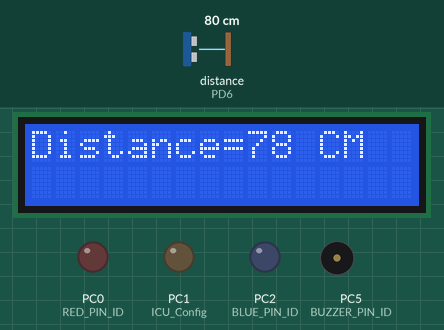
Bench run of a program on a simulated ATmega32, built with avr-gcc and emulated at 16 MHz. Parts: 16×2 character LCD, output pins drawn as LEDs (lit = HIGH), buzzer (waves = sounding, pin HIGH). Wiring (inferred from the names in the program): ultrasonic range finder: trigger PD7; echo PD6; character LCD (HD44780): RS PA1; E PA2; data PA3, PA4, PA5, PA6. Inputs (shaded band) come from the test bench; at power-on: distance to the obstacle (sensor on PD6) 80 cm. The echo pulse lasts 58.3 µs per cm; pins used as bus, display or sensor lines are not drawn.

Above: at 1.2 s.
1.3 s: distance to the obstacle (sensor on PD6) set to 9 cm
At 2.0 s:
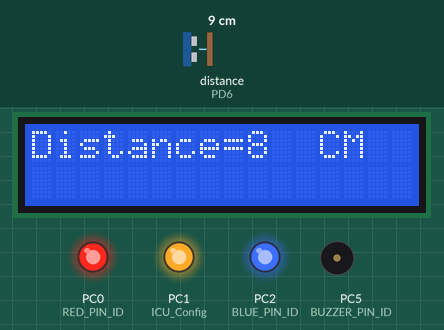
3.0 s: distance to the obstacle (sensor on PD6) set to 13 cm
At 3.9 s:
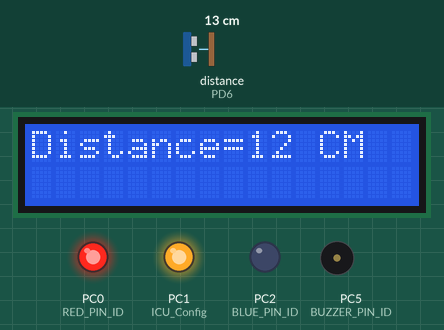
4.6 s: distance to the obstacle (sensor on PD6) set to 18 cm
At 5.5 s:
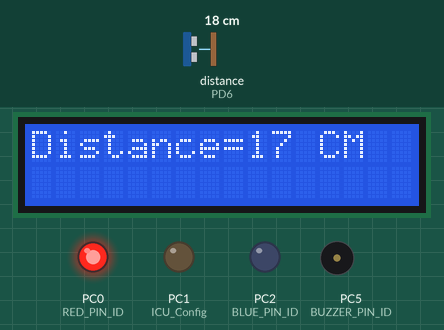
Timing chart, 0 to 7.6 s (numbered marks = the images above; inputs shaded):
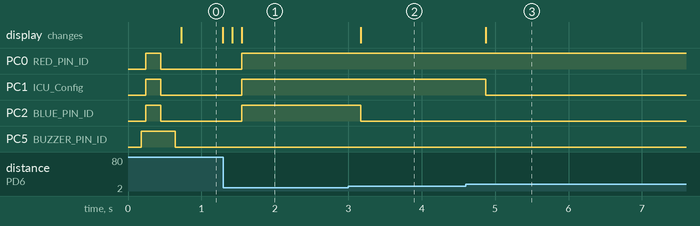

Measured:
- the behaviour switches between 11 and 12 cm on distance to the obstacle (sensor on PD6) (found by bisection; images 1 and 2)
- after the input at 1.3 s, PC0 (RED_PIN_ID), PC1 (ICU_Config), PC2 (BLUE_PIN_ID): LOW → HIGH after 0.25 s; the display: first differs from a run without the input after 0.25 s (image 1)
- after the input at 3.0 s, PC2 (BLUE_PIN_ID): HIGH → LOW after 0.17 s; the display: changes after 0.17 s (image 2)
- after the input at 4.6 s, PC1 (ICU_Config): HIGH → LOW after 0.28 s; the display: changes after 0.28 s (image 3)

The program:

Main.c
```c
#include <avr/io.h>
#include "common_macros.h"
#include <util/delay.h>
#include "gpio.h"
#include "BUZZER.h"
#include "lcd.h"
#include "LED.h"
#include "std_types.h"
#include "icu.h"
#include "ultrasonic.h"


int main(void)
{
	SET_BIT(SREG,7);
	LCD_init();               // Initialize the LCD
	Buzzer_init();            // Initialize the buzzer
	LEDS_init();              // Initialize the LEDs
	Ultrasonic_init();        // Initialize the Ultrasonic

	uint16 Distance = 0; // Variable to store distance read by the ultrasonic sensor

	LCD_displayString("Distance=   CM");

	while(1)
	{
		/* Read the distance from the ultrasonic sensor */
		Distance = Ultrasonic_readDistance();


		if (Distance > 100)
		{
			/* If the distance is more than 100 cm, display it directly */
			LCD_moveCursor(0,9);
			LCD_intgerToString(Distance);
		}
		else
		{
			LCD_moveCursor(0,9);
			LCD_intgerToString(Distance);
			// Clear the next character on the LCD if present
			LCD_displayCharacter(' ');
		}


		/* Check for dangerous proximity (distance <= 5 cm) */
		if(Distance <= 5)
		{
			Buzzer_on();
			LCD_moveCursor(1,6);
			LCD_displayString("STOP");
			/* Keep blinking the LEDs and refreshing the distance until the obstacle is removed */
			while (Distance <= 5)
			{
				Distance = Ultrasonic_readDistance();
				LCD_moveCursor(0,9);
				LCD_intgerToString(Distance);
				LED_on(0);
				LED_on(1);
				LED_on(2);
				_delay_ms(200);
				LED_off(0);
				LED_off(1);
				LED_off(2);
				_delay_ms(200);
			}
			/* Once the distance is safe, turn off the buzzer and LEDs */
			Buzzer_off();
			LED_off(0);
			LED_off(1);
			LED_off(2);
			/* Clear the STOP message on the LCD */
			LCD_moveCursor(1,0);
			LCD_displayString("                ");
		}
		/* If the distance is between 6 and 10 cm */
		else if(Distance <= 10)
		{
			LED_on(0);
			LED_on(1);
			LED_on(2);
		}
		/* If the distance is between 11 and 15 cm */
		else if(Distance <= 15)
		{
			LED_on(0);
			LED_on(1);
			LED_off(2);
		}
		/* If the distance is between 16 and 20 cm */
		else if(Distance <= 20)
		{
			LED_on(0);
			LED_off(1);
			LED_off(2);
		}
		/* If the distance is more than 20 cm */
		else
		{
			LED_off(0);
			LED_off(1);
			LED_off(2);
		}

		/* Add a small delay for stability */
		_delay_ms(100);

	}


}
```

BUZZER.c
```c
#include "BUZZER.h"  // Include the header for buzzer functionality
#include "gpio.h"    // Include the GPIO (General Purpose Input/Output) header

// Function to initialize the buzzer
void Buzzer_init(void)
{
	// Set the direction of the buzzer pin to output
	GPIO_setupPinDirection(BUZZER_PORT_ID, BUZZER_PIN_ID, PIN_OUTPUT);

	// Initialize the buzzer pin to low (buzzer off)
	GPIO_writePin(BUZZER_PORT_ID, BUZZER_PIN_ID, LOGIC_LOW);
}

// Function to turn the buzzer on
void Buzzer_on(void)
{
	// Set the buzzer pin to high to activate the buzzer
	GPIO_writePin(BUZZER_PORT_ID, BUZZER_PIN_ID, LOGIC_HIGH);
}

// Function to turn the buzzer off
void Buzzer_off(void)
{
	// Set the buzzer pin to low to deactivate the buzzer
	GPIO_writePin(BUZZER_PORT_ID, BUZZER_PIN_ID, LOGIC_LOW);
}
```

BUZZER.h
```c
#ifndef BUZZER_H_  // Include guard to prevent multiple inclusions
#define BUZZER_H_

#include "std_types.h"  // Include standard types header for type definitions

/*******************************************************************************
 *                                Definitions                                  *
 *******************************************************************************/

// Define the port and pin ID for the buzzer
#define BUZZER_PORT_ID      PORTC_ID  // Port where the buzzer is connected
#define BUZZER_PIN_ID       PIN5_ID    // Pin ID for the buzzer

/*******************************************************************************
 *                      Functions Prototypes                                   *
 *******************************************************************************/

// Function to initialize the buzzer
void Buzzer_init(void);

// Function to turn the buzzer on
void Buzzer_on(void);

// Function to turn the buzzer off
void Buzzer_off(void);

#endif /* BUZZER_H_ */  // End of include guard
```

LED.c
```c
#include "LED.h"   // Include the header for LED functionality
#include "gpio.h"  // Include the header for GPIO (General Purpose Input/Output) functionality

// Function to initialize the LED pins
void LEDS_init(void)
{
	// Set the direction of each LED pin to output
	GPIO_setupPinDirection(LED_PORT_ID, RED_PIN_ID, PIN_OUTPUT);
	GPIO_setupPinDirection(LED_PORT_ID, GREEN_PIN_ID, PIN_OUTPUT);
	GPIO_setupPinDirection(LED_PORT_ID, BLUE_PIN_ID, PIN_OUTPUT);

	// Initialize all LEDs to OFF state based on the defined logic
#ifdef LOGIC_POSITIVE
	{
		GPIO_writePin(LED_PORT_ID, RED_PIN_ID, LOGIC_LOW);   // Turn off red LED
		GPIO_writePin(LED_PORT_ID, GREEN_PIN_ID, LOGIC_LOW); // Turn off green LED
		GPIO_writePin(LED_PORT_ID, BLUE_PIN_ID, LOGIC_LOW);  // Turn off blue LED
	}
#else
	{
		GPIO_writePin(LED_PORT_ID, RED_PIN_ID, LOGIC_HIGH);  // Turn off red LED (LOGIC NEGATIVE)
		GPIO_writePin(LED_PORT_ID, GREEN_PIN_ID, LOGIC_HIGH); // Turn off green LED (LOGIC NEGATIVE)
		GPIO_writePin(LED_PORT_ID, BLUE_PIN_ID, LOGIC_HIGH);  // Turn off blue LED (LOGIC NEGATIVE)
	}
#endif
}

// Function to turn on a specific LED
void LED_on(LED_ID id)
{
	switch (id) {
	case LED_RED:
#ifdef LOGIC_POSITIVE
		GPIO_writePin(LED_PORT_ID, RED_PIN_ID, LOGIC_HIGH); // Turn on red LED
#else
		GPIO_writePin(LED_PORT_ID, RED_PIN_ID, LOGIC_LOW);  // Turn on red LED (LOGIC NEGATIVE)
#endif
		break;
	case LED_GREEN:
#ifdef LOGIC_POSITIVE
		GPIO_writePin(LED_PORT_ID, GREEN_PIN_ID, LOGIC_HIGH); // Turn on green LED
#else
		GPIO_writePin(LED_PORT_ID, GREEN_PIN_ID, LOGIC_LOW);  // Turn on green LED (LOGIC NEGATIVE)
#endif
		break;
	case LED_BLUE:
#ifdef LOGIC_POSITIVE
		GPIO_writePin(LED_PORT_ID, BLUE_PIN_ID, LOGIC_HIGH); // Turn on blue LED
#else
		GPIO_writePin(LED_PORT_ID, BLUE_PIN_ID, LOGIC_LOW);  // Turn on blue LED (LOGIC NEGATIVE)
#endif
		break;
	default:
		// Handle invalid LED_ID if necessary
		break;
	}
}

// Function to turn off a specific LED
void LED_off(LED_ID id)
{
	switch (id) {
	case LED_RED:
#ifdef LOGIC_POSITIVE
		GPIO_writePin(LED_PORT_ID, RED_PIN_ID, LOGIC_LOW);  // Turn off red LED
#else
		GPIO_writePin(LED_PORT_ID, RED_PIN_ID, LOGIC_HIGH); // Turn off red LED (LOGIC NEGATIVE)
#endif
		break;
	case LED_GREEN:
#ifdef LOGIC_POSITIVE
		GPIO_writePin(LED_PORT_ID, GREEN_PIN_ID, LOGIC_LOW);  // Turn off green LED
#else
		GPIO_writePin(LED_PORT_ID, GREEN_PIN_ID, LOGIC_HIGH); // Turn off green LED (LOGIC NEGATIVE)
#endif
		break;
	case LED_BLUE:
#ifdef LOGIC_POSITIVE
		GPIO_writePin(LED_PORT_ID, BLUE_PIN_ID, LOGIC_LOW);  // Turn off blue LED
#else
		GPIO_writePin(LED_PORT_ID, BLUE_PIN_ID, LOGIC_HIGH); // Turn off blue LED (LOGIC NEGATIVE)
#endif
		break;
	default:
		// Handle invalid LED_ID if necessary
		break;
	}
}
```

LED.h
```c
#ifndef LED_DRIVER_H  // Include guard to prevent multiple inclusions
#define LED_DRIVER_H

#include "std_types.h"  // Include standard types header for type definitions

/*******************************************************************************
 *                                Definitions                                  *
 *******************************************************************************/

// Define the port and pin IDs for the LEDs
#define LED_PORT_ID      PORTC_ID    // Port where LEDs are connected
#define RED_PIN_ID       PIN0_ID      // Pin ID for the red LED
#define GREEN_PIN_ID     PIN1_ID      // Pin ID for the green LED
#define BLUE_PIN_ID      PIN2_ID      // Pin ID for the blue LED
#define LOGIC_POSITIVE   // Define logic for LED operation (positive logic)

/*******************************************************************************
 *                               Types Declaration                             *
 *******************************************************************************/

// Enumeration for LED IDs
typedef enum
{
	LED_RED,     // Identifier for the red LED
	LED_GREEN,   // Identifier for the green LED
	LED_BLUE,    // Identifier for the blue LED
	LED_COUNT    // Total number of LEDs (can be used for array sizes)
} LED_ID;

/*******************************************************************************
 *                      Functions Prototypes                                   *
 *******************************************************************************/

// Function to initialize the LED driver
void LEDS_init(void);

// Function to turn on a specified LED
void LED_on(LED_ID id);

// Function to turn off a specified LED
void LED_off(LED_ID id);

#endif // LED_DRIVER_H  // End of include guard
```

icu.c
```c
#include "icu.h"
#include "common_macros.h" /* To use the macros like SET_BIT */
#include <avr/io.h> /* To use ICU/Timer1 Registers */
#include <avr/interrupt.h> /* For ICU ISR */

/*******************************************************************************
 *                           Global Variables                                  *
 *******************************************************************************/

/* Global variables to hold the address of the call back function in the application */
static volatile void (*g_callBackPtr)(void) = NULL_PTR;

/*******************************************************************************
 *                       Interrupt Service Routines                            *
 *******************************************************************************/

ISR(TIMER1_CAPT_vect)
{
	if(g_callBackPtr != NULL_PTR)
	{
		/* Call the Call Back function in the application after the edge is detected */
		(*g_callBackPtr)(); /* another method to call the function using pointer to function g_callBackPtr(); */
	}
}

/*******************************************************************************
 *                      Functions Definitions                                  *
 *******************************************************************************/
/*
 * Description : Function to initialize the ICU driver
 * 	1. Set the required clock.
 * 	2. Set the required edge detection.
 * 	3. Enable the Input Capture Interrupt.
 * 	4. Initialize Timer1 Registers
 */
void ICU_init(const ICU_ConfigType * Config_Ptr)
{
	/* Configure ICP1/PD6 as i/p pin */
	DDRD &= ~(1<<PD6);

	/* Timer1 always operates in Normal Mode */
	TCCR1A = (1<<FOC1A) | (1<<FOC1B);

	/*
	 * insert the required clock value in the first three bits (CS10, CS11 and CS12)
	 * of TCCR1B Register
	 */
	TCCR1B = (TCCR1B & 0xF8) | (Config_Ptr->clock);
	/*
     * insert the required edge type in ICES1 bit in TCCR1B Register
	 */
	TCCR1B = (TCCR1B & 0xBF) | ((Config_Ptr->edge)<<6);

	/* Initial Value for Timer1 */
	TCNT1 = 0;

	/* Initial Value for the input capture register */
	ICR1 = 0;

	/* Enable the Input Capture interrupt to generate an interrupt when edge is detected on ICP1/PD6 pin */
	TIMSK |= (1<<TICIE1);
}

/*
 * Description: Function to set the Call Back function address.
 */
void ICU_setCallBack(void(*a_ptr)(void))
{
	/* Save the address of the Call back function in a global variable */
	g_callBackPtr = a_ptr;
}

/*
 * Description: Function to set the required edge detection.
 */
void ICU_setEdgeDetectionType(const ICU_EdgeType a_edgeType)
{
	/*
	 * insert the required edge type in ICES1 bit in TCCR1B Register
	 */
	TCCR1B = (TCCR1B & 0xBF) | (a_edgeType<<6);
}

/*
 * Description: Function to get the Timer1 Value when the input is captured
 *              The value stored at Input Capture Register ICR1
 */
uint16 ICU_getInputCaptureValue(void)
{
	return ICR1;
}

/*
 * Description: Function to clear the Timer1 Value to start count from ZERO
 */
void ICU_clearTimerValue(void)
{
	TCNT1 = 0;
}

/*
 * Description: Function to disable the Timer1 to stop the ICU Driver
 */
void ICU_deInit(void)
{
	/* Clear All Timer1/ICU Registers */
	TCCR1A = 0;
	TCCR1B = 0;
	TCNT1 = 0;
	ICR1 = 0;

	/* Disable the Input Capture interrupt */
	TIMSK &= ~(1<<TICIE1);

	/* Reset the global pointer value */
	g_callBackPtr = NULL_PTR;
}
```

icu.h
```c
#ifndef ICU_H_
#define ICU_H_

#include "std_types.h"

/*******************************************************************************
 *                         Types Declaration                                   *
 *******************************************************************************/
typedef enum
{
	NO_CLOCK,F_CPU_CLOCK,F_CPU_8,F_CPU_64,F_CPU_256,F_CPU_1024
}ICU_ClockType;

typedef enum
{
	FALLING,RAISING
}ICU_EdgeType;

typedef struct
{
	ICU_ClockType clock;
	ICU_EdgeType edge;
}ICU_ConfigType;

/*******************************************************************************
 *                      Functions Prototypes                                   *
 *******************************************************************************/
/*
 * Description : Function to initialize the ICU driver
 * 	1. Set the required clock.
 * 	2. Set the required edge detection.
 * 	3. Enable the Input Capture Interrupt.
 * 	4. Initialize Timer1 Registers
 */
void ICU_init(const ICU_ConfigType * Config_Ptr);

/*
 * Description: Function to set the Call Back function address.
 */
void ICU_setCallBack(void(*a_ptr)(void));

/*
 * Description: Function to set the required edge detection.
 */
void ICU_setEdgeDetectionType(const ICU_EdgeType edgeType);

/*
 * Description: Function to get the Timer1 Value when the input is captured
 *              The value stored at Input Capture Register ICR1
 */
uint16 ICU_getInputCaptureValue(void);

/*
 * Description: Function to clear the Timer1 Value to start count from ZERO
 */
void ICU_clearTimerValue(void);

/*
 * Description: Function to disable the Timer1 to stop the ICU Driver
 */
void ICU_deInit(void);

#endif /* ICU_H_ */
```

ultrasonic.c
```c
#include "ultrasonic.h"
#include "GPIO.h"
#include "ICU.h"
#include "avr/delay.h"

/* Global variable to store the pulse duration (high time of echo signal) */
static volatile uint16 g_highTime = 0;

/* Variable to store the calculated distance */
uint16 distance = 0;

/* Counter to keep track of rising and falling edges for echo signal */
static uint8 g_edgeCount = 0;

/*******************************************************************************
 *                      Functions Definitions                                  *
 *******************************************************************************/

/*
 * Description:
 * This function initializes the ultrasonic sensor by setting the trigger pin as output
 * and configuring the ICU (Input Capture Unit) to detect the echo signal on the rising edge.
 * It also sets up the callback function for edge processing (ISR).
 */
void Ultrasonic_init(void)
{
    /* Set the trigger pin as output */
    GPIO_setupPinDirection(UltraSonic_TRIGGER_PORT_ID, UltraSonic_TRIGGER_PIN_ID, PIN_OUTPUT);

    /* Configure ICU to use a prescaler of F_CPU/8 and detect the rising edge */
    ICU_ConfigType ICU_Config = {F_CPU_8, RAISING};
    ICU_init(&ICU_Config);

    /* Set the callback function to handle edge detection */
    ICU_setCallBack(Ultrasonic_edgeProcessing);
}

/*
 * Description:
 * Sends a trigger pulse to the ultrasonic sensor.
 * The pulse is high for a short duration (defined by TRIGGER_DELAY_VALUE)
 * and then pulled low, which triggers the ultrasonic sensor to send out a sound wave.
 */
void Ultrasonic_Trigger(void)
{
    /* Set trigger pin high */
    GPIO_writePin(UltraSonic_TRIGGER_PORT_ID, UltraSonic_TRIGGER_PIN_ID, LOGIC_HIGH);

    /* Wait for the required delay (at least 10µs) */
    _delay_us(TRIGGER_DELAY_VALUE);

    /* Set trigger pin low */
    GPIO_writePin(UltraSonic_TRIGGER_PORT_ID, UltraSonic_TRIGGER_PIN_ID, LOGIC_LOW);
}

/*
 * Description:
 * Triggers the ultrasonic sensor and calculates the distance based on the echo pulse width.
 * The formula used: distance = (high time of echo signal) / 117.6, which converts the time
 * to centimeters assuming the speed of sound in air (343 m/s).
 *
 * Returns:
 * The distance to the detected object in centimeters.
 */
uint16 Ultrasonic_readDistance(void)
{
    /* Send the trigger pulse */
    Ultrasonic_Trigger();

    /* Calculate distance in cm: high time / 117.6 (based on the speed of sound) */
    distance = g_highTime / 117.6;

    return distance;
}

/*
 * Description:
 * This function handles the processing of echo signal edges (rising and falling).
 * On the first rising edge, it clears the ICU timer and switches to detect the falling edge.
 * On the falling edge, it records the pulse duration (high time), switches back to rising edge,
 * and resets the edge count for the next trigger.
 */
void Ultrasonic_edgeProcessing(void)
{
    if (g_edgeCount == 0)
    {
        /* First edge: rising edge detected, start measuring the high time */
        ICU_clearTimerValue();  /* Clear the timer to start fresh */
        ICU_setEdgeDetectionType(FALLING);  /* Switch to detect falling edge */
        g_edgeCount = 1;  /* Increment edge count */
    }
    else if (g_edgeCount == 1)
    {
        /* Second edge: falling edge detected, capture the high time */
        g_highTime = ICU_getInputCaptureValue();  /* Store the captured time */
        ICU_setEdgeDetectionType(RAISING);  /* Switch back to rising edge */
        g_edgeCount = 0;  /* Reset edge count for the next cycle */
    }
}
```

common_macros.h
```c
#ifndef COMMON_MACROS
#define COMMON_MACROS

/* Set a certain bit in any register */
#define SET_BIT(REG,BIT) (REG|=(1<<BIT))

/* Clear a certain bit in any register */
#define CLEAR_BIT(REG,BIT) (REG&=(~(1<<BIT)))

/* Toggle a certain bit in any register */
#define TOGGLE_BIT(REG,BIT) (REG^=(1<<BIT))

/* Rotate right the register value with specific number of rotates */
#define ROR(REG,num) ( REG= (REG>>num) | (REG<<(8-num)) )

/* Rotate left the register value with specific number of rotates */
#define ROL(REG,num) ( REG= (REG<<num) | (REG>>(8-num)) )

/* Check if a specific bit is set in any register and return true if yes */
#define BIT_IS_SET(REG,BIT) ( REG & (1<<BIT) )

/* Check if a specific bit is cleared in any register and return true if yes */
#define BIT_IS_CLEAR(REG,BIT) ( !(REG & (1<<BIT)) )

#define GET_BIT(REG,BIT) ( ( REG & (1<<BIT) ) >> BIT )

#endif
```

Source omitted: ultrasonic.h (2293 bytes), lcd.c (7119 bytes), lcd.h (2772 bytes), gpio.c (6332 bytes), gpio.h (3278 bytes), std_types.h (1096 bytes)
